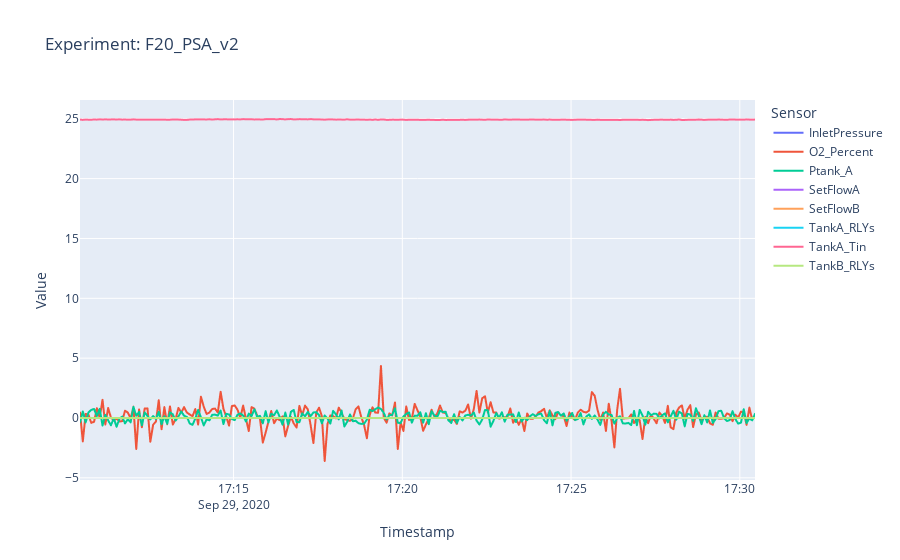

Notebook code cell kept with this figure:
### Markdown cell above
##  Plot data using Plotly

### Code cell
fig = px.line(
    df3.dropna(),
    x="Timestamp",
    y="Value",
    color="Sensor",
    title=f"Experiment: {selected_asset}",
)
fig.show()

### Figure 1 — Plotly figure (JSON) as saved in the notebook; plotly's stock layout.template omitted (floating-point values rounded to 4 significant figures; data arrays with more than 128 entries replaced by an {"elided": "..."} marker saying what was removed)
{"data": [{"hovertemplate": "Sensor=InletPressure<br>Timestamp=%{x}<br>Value=%{y}<extra></extra>", "legendgroup": "InletPressure", "line": {"color": "#636efa", "dash": "solid"}, "mode": "lines", "name": "InletPressure", "showlegend": true, "type": "scattergl", "x": {"elided": "241 str values"}, "xaxis": "x", "y": {"elided": "241 int values"}, "yaxis": "y"}, {"hovertemplate": "Sensor=O2_Percent<br>Timestamp=%{x}<br>Value=%{y}<extra></extra>", "legendgroup": "O2_Percent", "line": {"color": "#EF553B", "dash": "solid"}, "mode": "lines", "name": "O2_Percent", "showlegend": true, "type": "scattergl", "x": {"elided": "241 str values"}, "xaxis": "x", "y": {"elided": "241 float values"}, "yaxis": "y"}, {"hovertemplate": "Sensor=Ptank_A<br>Timestamp=%{x}<br>Value=%{y}<extra></extra>", "legendgroup": "Ptank_A", "line": {"color": "#00cc96", "dash": "solid"}, "mode": "lines", "name": "Ptank_A", "showlegend": true, "type": "scattergl", "x": {"elided": "241 str values"}, "xaxis": "x", "y": {"elided": "241 float values"}, "yaxis": "y"}, {"hovertemplate": "Sensor=SetFlowA<br>Timestamp=%{x}<br>Value=%{y}<extra></extra>", "legendgroup": "SetFlowA", "line": {"color": "#ab63fa", "dash": "solid"}, "mode": "lines", "name": "SetFlowA", "showlegend": true, "type": "scattergl", "x": {"elided": "241 str values"}, "xaxis": "x", "y": {"elided": "241 float values"}, "yaxis": "y"}, {"hovertemplate": "Sensor=SetFlowB<br>Timestamp=%{x}<br>Value=%{y}<extra></extra>", "legendgroup": "SetFlowB", "line": {"color": "#FFA15A", "dash": "solid"}, "mode": "lines", "name": "SetFlowB", "showlegend": true, "type": "scattergl", "x": {"elided": "241 str values"}, "xaxis": "x", "y": {"elided": "241 float values"}, "yaxis": "y"}, {"hovertemplate": "Sensor=TankA_RLYs<br>Timestamp=%{x}<br>Value=%{y}<extra></extra>", "legendgroup": "TankA_RLYs", "line": {"color": "#19d3f3", "dash": "solid"}, "mode": "lines", "name": "TankA_RLYs", "showlegend": true, "type": "scattergl", "x": {"elided": "241 str values"}, "xaxis": "x", "y": {"elided": "241 int values"}, "yaxis": "y"}, {"hovertemplate": "Sensor=TankA_Tin<br>Timestamp=%{x}<br>Value=%{y}<extra></extra>", "legendgroup": "TankA_Tin", "line": {"color": "#FF6692", "dash": "solid"}, "mode": "lines", "name": "TankA_Tin", "showlegend": true, "type": "scattergl", "x": {"elided": "241 str values"}, "xaxis": "x", "y": {"elided": "241 float values"}, "yaxis": "y"}, {"hovertemplate": "Sensor=TankB_RLYs<br>Timestamp=%{x}<br>Value=%{y}<extra></extra>", "legendgroup": "TankB_RLYs", "line": {"color": "#B6E880", "dash": "solid"}, "mode": "lines", "name": "TankB_RLYs", "showlegend": true, "type": "scattergl", "x": {"elided": "241 str values"}, "xaxis": "x", "y": {"elided": "241 int values"}, "yaxis": "y"}], "layout": {"legend": {"title": {"text": "Sensor"}, "tracegroupgap": 0}, "title": {"text": "Experiment: F20_PSA_v2"}, "xaxis": {"anchor": "y", "domain": [0, 1], "title": {"text": "Timestamp"}}, "yaxis": {"anchor": "x", "domain": [0, 1], "title": {"text": "Value"}}}}
